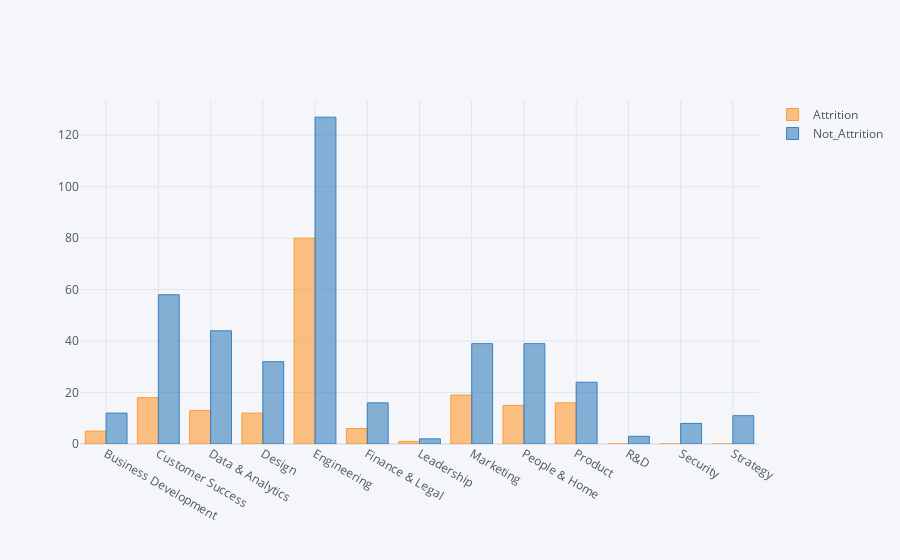

Notebook code for this chart:
### Code cell
df_chi.iplot('bar') # esto debería ir en el apartado anterior

### Figure 1 — Plotly figure (JSON) as saved in the notebook; plotly's stock layout.template omitted (floating-point values rounded to 4 significant figures)
{"data": [{"marker": {"color": "rgba(255, 153, 51, 0.6)", "line": {"color": "rgba(255, 153, 51, 1.0)", "width": 1}}, "name": "Attrition", "orientation": "v", "text": "", "type": "bar", "x": ["Business Development", "Customer Success", "Data & Analytics", "Design", "Engineering", "Finance & Legal", "Leadership", "Marketing", "People & Home", "Product", "R&D", "Security", "Strategy"], "y": [5, 18, 13, 12, 80, 6, 1, 19, 15, 16, 0, 0, 0]}, {"marker": {"color": "rgba(55, 128, 191, 0.6)", "line": {"color": "rgba(55, 128, 191, 1.0)", "width": 1}}, "name": "Not_Attrition", "orientation": "v", "text": "", "type": "bar", "x": ["Business Development", "Customer Success", "Data & Analytics", "Design", "Engineering", "Finance & Legal", "Leadership", "Marketing", "People & Home", "Product", "R&D", "Security", "Strategy"], "y": [12, 58, 44, 32, 127, 16, 2, 39, 39, 24, 3, 8, 11]}], "layout": {"legend": {"bgcolor": "#F5F6F9", "font": {"color": "#4D5663"}}, "paper_bgcolor": "#F5F6F9", "plot_bgcolor": "#F5F6F9", "title": {"font": {"color": "#4D5663"}}, "xaxis": {"gridcolor": "#E1E5ED", "showgrid": true, "tickfont": {"color": "#4D5663"}, "title": {"font": {"color": "#4D5663"}, "text": ""}, "zerolinecolor": "#E1E5ED"}, "yaxis": {"gridcolor": "#E1E5ED", "showgrid": true, "tickfont": {"color": "#4D5663"}, "title": {"font": {"color": "#4D5663"}, "text": ""}, "zerolinecolor": "#E1E5ED"}}}
